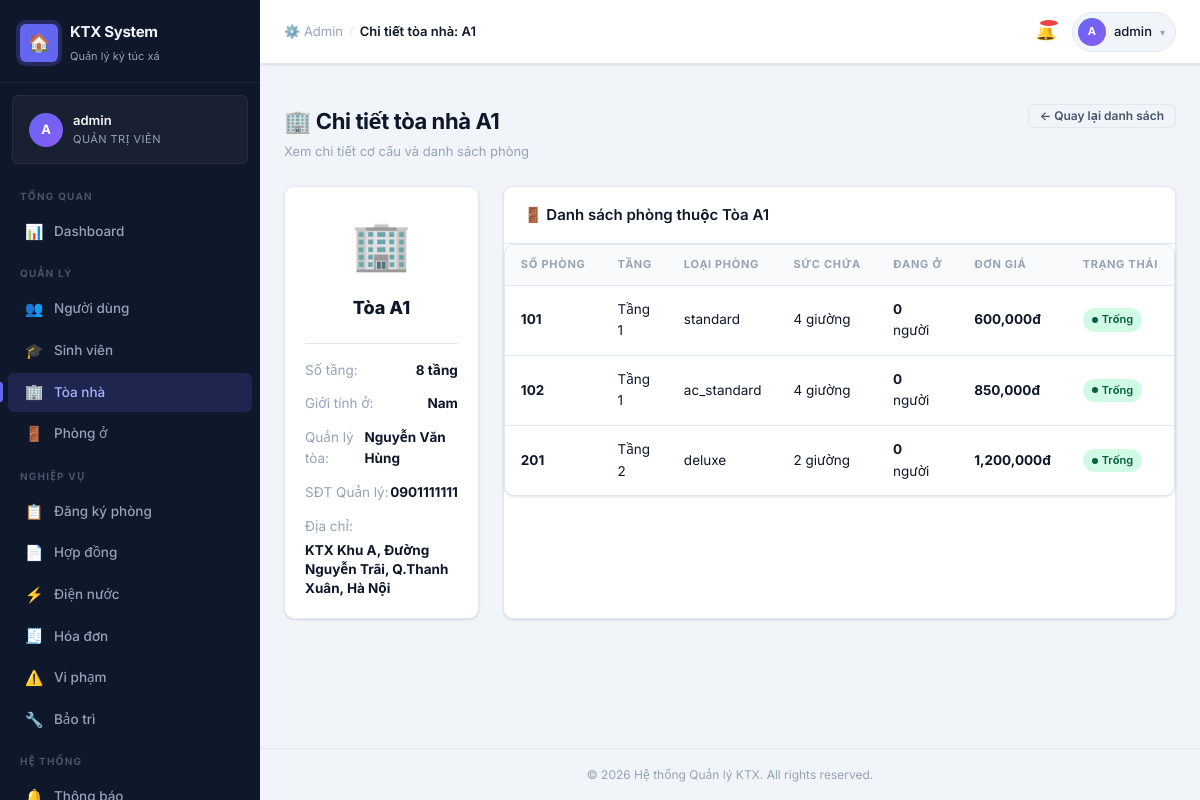
Screenshot of /public/admin/buildings/1 (signed in) with the database file from the repository.
### tables this page shows
CREATE TABLE `buildings` (
  `id`           INT UNSIGNED  NOT NULL AUTO_INCREMENT,
  `name`         VARCHAR(100)  NOT NULL COMMENT 'Tên tòa nhà (A1, B2...)',
  `total_floors` TINYINT       NOT NULL DEFAULT 1,
  `gender_type`  ENUM('male','female','mixed') NOT NULL
                 COMMENT 'Giới tính được ở trong tòa',
  `manager_name` VARCHAR(100)  NOT NULL COMMENT 'Tên quản lý tòa',
  `manager_phone`VARCHAR(15)   NOT NULL,
  `address`      VARCHAR(255)  NOT NULL,
  `status`       ENUM('active','maintenance','closed') NOT NULL DEFAULT 'active',
  `created_at`   DATETIME      NOT NULL DEFAULT CURRENT_TIMESTAMP,
  `updated_at`   DATETIME      NOT NULL DEFAULT CURRENT_TIMESTAMP
                                ON UPDATE CURRENT_TIMESTAMP,
  PRIMARY KEY (`id`),
  UNIQUE KEY `uq_buildings_name` (`name`)
);

CREATE TABLE `rooms` (
  `id`               INT UNSIGNED   NOT NULL AUTO_INCREMENT,
  `building_id`      INT UNSIGNED   NOT NULL,
  `room_number`      VARCHAR(10)    NOT NULL COMMENT 'Số phòng (101, 202...)',
  `floor`            TINYINT        NOT NULL DEFAULT 1,
  `room_type`        ENUM('standard','deluxe','ac_standard','ac_deluxe')
                     NOT NULL DEFAULT 'standard',
  `capacity`         TINYINT        NOT NULL DEFAULT 4
                     COMMENT 'Số giường tối đa',
  `current_occupants`TINYINT        NOT NULL DEFAULT 0
                     COMMENT 'Số sinh viên đang ở – cập nhật khi duyệt hợp đồng',
  `price_per_month`  DECIMAL(10,2)  NOT NULL COMMENT 'Giá thuê cơ bản/tháng (VND)',
  `has_ac`           TINYINT(1)     NOT NULL DEFAULT 0,
  `status`           ENUM('available','full','maintenance','inactive')
                     NOT NULL DEFAULT 'available',
  `created_at`       DATETIME       NOT NULL DEFAULT CURRENT_TIMESTAMP,
  `updated_at`       DATETIME       NOT NULL DEFAULT CURRENT_TIMESTAMP
                                    ON UPDATE CURRENT_TIMESTAMP,
  PRIMARY KEY (`id`),
  UNIQUE KEY `uq_rooms_building_number` (`building_id`, `room_number`),
  CONSTRAINT `fk_rooms_building`
    FOREIGN KEY (`building_id`) REFERENCES `buildings`(`id`)
    ON UPDATE CASCADE ON DELETE RESTRICT
);

### app/views/admin/buildings/show.php (the view, shortened to what the rows shown need)
<?php
$name    = htmlspecialchars($building['name']);
$floors  = (int)$building['total_floors'];
$gender  = $building['gender_type'] === 'male' ? 'Nam' : ($building['gender_type'] === 'female' ? 'Nữ' : 'Hỗn hợp');
$mName   = htmlspecialchars($building['manager_name']);
$mPhone  = htmlspecialchars($building['manager_phone']);
$address = htmlspecialchars($building['address']);
?>
<div class="page-header">
  <div>
    <h1 class="page-title">🏢 Chi tiết tòa nhà <?= $name ?></h1>
    <p class="page-subtitle">Xem chi tiết cơ cấu và danh sách phòng</p>
  </div>
  <div class="page-actions">
    <a href="/testfinal/public/admin/buildings" class="btn btn-ghost btn-sm">← Quay lại danh sách</a>
  </div>
</div>
<div class="grid-2" style="grid-template-columns: 1fr 2.5fr; gap: 24px;">
  <div class="card" style="padding: 20px;">
    <div style="text-align: center; margin-bottom: 20px;">
      <div style="font-size: 48px; margin-bottom: 10px;">🏢</div>
      <h3 style="font-size: 18px; font-weight: 800; color: var(--txt-primary); margin: 0;">Tòa <?= $name ?></h3>
    </div>
    <div style="display: flex; flex-direction: column; gap: 12px; font-size: 13.5px; border-top: 1px solid var(--border); padding-top: 16px;">
      <div style="display: flex; justify-content: space-between;">
        <span style="color: var(--txt-muted);">Số tầng:</span>
        <strong style="color: var(--txt-primary);"><?= $floors ?> tầng</strong>
      </div>
      <div style="display: flex; justify-content: space-between;">
        <span style="color: var(--txt-muted);">Giới tính ở:</span>
        <strong style="color: var(--txt-primary);"><?= $gender ?></strong>
      </div>
      <div style="display: flex; justify-content: space-between;">
        <span style="color: var(--txt-muted);">Quản lý tòa:</span>
        <strong style="color: var(--txt-primary);"><?= $mName ?></strong>
      </div>
      <div style="display: flex; justify-content: space-between;">
        <span style="color: var(--txt-muted);">SĐT Quản lý:</span>
        <strong style="color: var(--txt-primary);"><?= $mPhone ?></strong>
      </div>
      <div style="display: flex; flex-direction: column; gap: 4px;">
        <span style="color: var(--txt-muted);">Địa chỉ:</span>
        <strong style="color: var(--txt-primary); line-height: 1.4;"><?= $address ?></strong>
      </div>
    </div>
  </div>
  <div class="card">
    <div class="card-header">
      <h3 class="card-title">🚪 Danh sách phòng thuộc Tòa <?= $name ?></h3>
    </div>
    <div class="table-wrapper">
      <table>
        <thead>
          <tr>
            <th>Số phòng</th>
            <th>Tầng</th>
            <th>Loại phòng</th>
            <th>Sức chứa</th>
            <th>Đang ở</th>
            <th>Đơn giá</th>
            <th>Trạng thái</th>
          </tr>
        </thead>
        <tbody>
          <?php if (!empty($rooms)): ?>
            <?php foreach ($rooms as $r): ?>
              <?php
                $statusClass = match($r['status']) {
                    'available'   => 'badge-success',
                    'full'        => 'badge-danger',
                    'maintenance' => 'badge-warning',
                    default       => 'badge-neutral'
                };
                $statusLabel = match($r['status']) {
                    'available'   => 'Trống',
                    'full'        => 'Đầy',
                    'maintenance' => 'Bảo trì',
                    default       => $r['status']
                };
              ?>
              <tr>
                <td><strong><?= htmlspecialchars($r['room_number']) ?></strong></td>
                <td>Tầng <?= (int)$r['floor'] ?></td>
                <td><?= htmlspecialchars($r['room_type']) ?></td>
                <td><?= (int)$r['capacity'] ?> giường</td>
                <td><strong><?= (int)$r['current_occupants'] ?></strong> người</td>
                <td><strong><?= number_format((float)$r['price_per_month']) ?>đ</strong></td>
                <td><span class="badge <?= $statusClass ?>"><?= $statusLabel ?></span></td>
              </tr>
            <?php endforeach; ?>
          <?php endif; ?>
        </tbody>
      </table>
    </div>
  </div>
</div>

### app/core/Router.php (shortened to what the rows shown need)
<?php
class Router
{
    private array $routes = [];
    private array $groupStack = [];
    private int $lastIndex = -1;
    public function name(string $name): static
    {
        if ($this->lastIndex >= 0) {
            $this->routes[$this->lastIndex]['name'] = $name;
        }
        return $this;
    }
    public function middleware(string|array $middleware): static
    {
        if ($this->lastIndex >= 0) {
            $existing = $this->routes[$this->lastIndex]['middleware'];
            $add      = (array)$middleware;
            $this->routes[$this->lastIndex]['middleware'] = array_unique([...$existing, ...$add]);
        }
        return $this;
    }
    public function where(string $param, string $regex): static
    {
        if ($this->lastIndex >= 0) {
            $this->routes[$this->lastIndex]['constraints'][$param] = $regex;
        }
        return $this;
    }
    public function group(string $prefix, callable $callback, array $middleware = []): static
    {
        $parentPrefix     = $this->currentGroupPrefix();
        $parentMiddleware = $this->currentGroupMiddleware();
        $this->groupStack[] = [
            'prefix'     => $parentPrefix . $prefix,
            'middleware' => array_unique([...$parentMiddleware, ...$middleware]),
        ];
        array_pop($this->groupStack);
        return $this;
    }
    public function dispatch(): void
    {
        $method = $this->resolveMethod();
        $uri    = $this->resolveUri();
        foreach ($this->routes as $route) {
            if ($route['method'] !== $method) {
                continue;
            }
            $params = [];
            if (!$this->matchRoute($route, $uri, $params)) {
                continue;
            }
            $this->runMiddleware($route['middleware'], function () use ($route, $params) {
                $this->callHandler($route['handler'], $params);
            });
            return;
        }
    }
    private function addRoute(string $method, string $uri, string|callable $handler): static
    {
        $prefix     = $this->currentGroupPrefix();
        $middleware = $this->currentGroupMiddleware();
        $fullUri    = $prefix . ($uri === '/' ? '' : $uri) ?: '/';
        $this->routes[] = [
            'method'       => strtoupper($method),
            'original_uri' => $fullUri,
            'pattern'      => $this->buildPattern($fullUri),
            'param_names'  => $this->extractParamNames($fullUri),
            'handler'      => $handler,
            'middleware'   => $middleware,
            'name'         => null,
            'constraints'  => [],
        ];
        $this->lastIndex = count($this->routes) - 1;
        return $this;
    }
    private function buildPattern(string $uri): string
    {
        $pattern = preg_replace_callback(
            '/:([a-zA-Z_][a-zA-Z0-9_]*)/',
            fn($m) => '(?P<' . $m[1] . '>[^/]+)',
            $uri
        );
        return '#^' . $pattern . '$#u';
    }
    private function extractParamNames(string $uri): array
    {
        preg_match_all('/:([a-zA-Z_][a-zA-Z0-9_]*)/', $uri, $matches);
        return $matches[1];
    }
    private function matchRoute(array $route, string $uri, array &$params): bool
    {
        $pattern = $route['pattern'];
        foreach ($route['constraints'] as $param => $regex) {
            $pattern = str_replace(
                "(?P<{$param}>[^/]+)",
                "(?P<{$param}>{$regex})",
                $pattern
            );
        }
        if (!preg_match($pattern, $uri, $matches)) {
            return false;
        }
        return true;
    }
    private function callHandler(string|callable $handler, array $params): void
    {
        [$class, $method] = explode('@', $handler, 2);
        $controller = new $class();
        $controller->$method($params);
    }
    private function runMiddleware(array $middleware, callable $final): void
    {
        $pipeline = array_reduce(
            array_reverse($middleware),
            function (callable $carry, string $name): callable {
                return function () use ($name, $carry): void {
                    $mw = $this->resolveMiddleware($name);
                    $mw->handle($carry);
                };
            },
            $final
        );
        $pipeline();
    }
    private function resolveMiddleware(string $name): object
    {
        return new $class();
    }
    private function resolveMethod(): string
    {
        $method = strtoupper($_SERVER['REQUEST_METHOD'] ?? 'GET');
        return $method;
    }
    private function resolveUri(): string
    {
        $uri = $_SERVER['REQUEST_URI'] ?? '/';
        $scriptDir = rtrim(dirname($_SERVER['SCRIPT_NAME']), '/\\');
        $rootDir   = rtrim(dirname($scriptDir), '/\\');
        if ($scriptDir !== '' && $scriptDir !== '/' && str_starts_with($uri, $scriptDir)) {
            $uri = substr($uri, strlen($scriptDir));
        } elseif ($rootDir !== '' && $rootDir !== '/' && $rootDir !== '\\' && str_starts_with($uri, $rootDir)) {
            $uri = substr($uri, strlen($rootDir));
        }
        return ('/' . trim(urldecode($uri), '/')) ?: '/';
    }
    private function currentGroupPrefix(): string
    {
        return empty($this->groupStack)
            ? ''
            : end($this->groupStack)['prefix'];
    }
    private function currentGroupMiddleware(): array
    {
        return empty($this->groupStack)
            ? []
            : end($this->groupStack)['middleware'];
    }
}

### rows the page displays
buildings: name "A1", total_floors "8", gender_type "Nam", manager_name "Nguyễn Văn Hùng", manager_phone "0901111111", address "KTX Khu A, Đường Nguyễn Trãi, Q.Thanh Xuân, Hà Nội"
rooms: room_number "101", floor "1", room_type "standard", capacity "4", current_occupants "0", price_per_month "600,000", status "Trống"
rooms: room_number "102", floor "1", room_type "ac_standard", capacity "4", current_occupants "0", price_per_month "850,000", status "Trống"
rooms: room_number "201", floor "2", room_type "deluxe", capacity "2", current_occupants "0", price_per_month "1,200,000", status "Trống"

### other values shown
$icon "📊 👥 🎓 🏢 🚪 📋 📄 ⚡ 🧾 ⚠️ 🔧"
$label "Dashboard Người dùng Sinh viên Tòa nhà Phòng ở Đăng ký phòng Hợp đồng Điện nước Hóa đơn Vi phạm Bảo trì"
